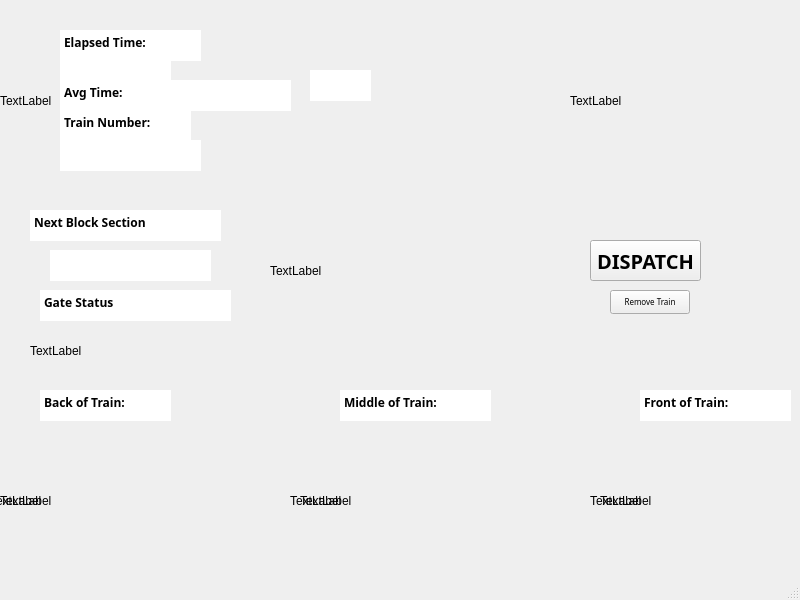
<?xml version="1.0" encoding="UTF-8"?>
<ui version="4.0">
 <class>MainWindow</class>
 <widget class="QMainWindow" name="MainWindow">
  <property name="geometry">
   <rect>
    <x>0</x>
    <y>0</y>
    <width>800</width>
    <height>600</height>
   </rect>
  </property>
  <property name="windowTitle">
   <string>MainWindow</string>
  </property>
  <widget class="QWidget" name="centralwidget">
   <widget class="QLabel" name="seatImage">
    <property name="geometry">
     <rect>
      <x>270</x>
      <y>160</y>
      <width>271</width>
      <height>221</height>
     </rect>
    </property>
    <property name="text">
     <string>TextLabel</string>
    </property>
   </widget>
   <widget class="QPushButton" name="pushButton">
    <property name="geometry">
     <rect>
      <x>590</x>
      <y>240</y>
      <width>111</width>
      <height>41</height>
     </rect>
    </property>
    <property name="font">
     <font>
      <family>OCR A Extended</family>
      <pointsize>15</pointsize>
      <bold>true</bold>
     </font>
    </property>
    <property name="text">
     <string>DISPATCH</string>
    </property>
   </widget>
   <widget class="QLabel" name="info">
    <property name="geometry">
     <rect>
      <x>0</x>
      <y>0</y>
      <width>231</width>
      <height>201</height>
     </rect>
    </property>
    <property name="text">
     <string>TextLabel</string>
    </property>
   </widget>
   <widget class="QPlainTextEdit" name="timeMarker">
    <property name="geometry">
     <rect>
      <x>60</x>
      <y>30</y>
      <width>141</width>
      <height>31</height>
     </rect>
    </property>
    <property name="font">
     <font>
      <family>OCR A Extended</family>
      <bold>true</bold>
     </font>
    </property>
    <property name="frameShape">
     <enum>QFrame::NoFrame</enum>
    </property>
    <property name="frameShadow">
     <enum>QFrame::Plain</enum>
    </property>
    <property name="lineWidth">
     <number>0</number>
    </property>
    <property name="readOnly">
     <bool>true</bool>
    </property>
    <property name="plainText">
     <string>Elapsed Time:</string>
    </property>
   </widget>
   <widget class="QPlainTextEdit" name="elapsedTime">
    <property name="geometry">
     <rect>
      <x>60</x>
      <y>60</y>
      <width>111</width>
      <height>31</height>
     </rect>
    </property>
    <property name="font">
     <font>
      <family>OCR A Extended</family>
      <bold>true</bold>
     </font>
    </property>
    <property name="frameShape">
     <enum>QFrame::NoFrame</enum>
    </property>
    <property name="frameShadow">
     <enum>QFrame::Plain</enum>
    </property>
    <property name="lineWidth">
     <number>0</number>
    </property>
    <property name="readOnly">
     <bool>true</bool>
    </property>
    <property name="plainText">
     <string/>
    </property>
    <property name="centerOnScroll">
     <bool>true</bool>
    </property>
   </widget>
   <widget class="QPlainTextEdit" name="trainMarker">
    <property name="geometry">
     <rect>
      <x>60</x>
      <y>110</y>
      <width>131</width>
      <height>31</height>
     </rect>
    </property>
    <property name="font">
     <font>
      <family>OCR A Extended</family>
      <bold>true</bold>
     </font>
    </property>
    <property name="frameShape">
     <enum>QFrame::NoFrame</enum>
    </property>
    <property name="frameShadow">
     <enum>QFrame::Plain</enum>
    </property>
    <property name="lineWidth">
     <number>0</number>
    </property>
    <property name="readOnly">
     <bool>true</bool>
    </property>
    <property name="plainText">
     <string>Train Number:</string>
    </property>
   </widget>
   <widget class="QPlainTextEdit" name="trainNumber">
    <property name="geometry">
     <rect>
      <x>60</x>
      <y>140</y>
      <width>141</width>
      <height>31</height>
     </rect>
    </property>
    <property name="font">
     <font>
      <family>OCR A Extended</family>
      <bold>true</bold>
     </font>
    </property>
    <property name="frameShape">
     <enum>QFrame::NoFrame</enum>
    </property>
    <property name="frameShadow">
     <enum>QFrame::Plain</enum>
    </property>
    <property name="lineWidth">
     <number>0</number>
    </property>
    <property name="readOnly">
     <bool>true</bool>
    </property>
    <property name="plainText">
     <string/>
    </property>
   </widget>
   <widget class="QLabel" name="backInfo">
    <property name="geometry">
     <rect>
      <x>0</x>
      <y>420</y>
      <width>191</width>
      <height>161</height>
     </rect>
    </property>
    <property name="text">
     <string>TextLabel</string>
    </property>
   </widget>
   <widget class="QLabel" name="middleInfo">
    <property name="geometry">
     <rect>
      <x>300</x>
      <y>420</y>
      <width>201</width>
      <height>161</height>
     </rect>
    </property>
    <property name="text">
     <string>TextLabel</string>
    </property>
   </widget>
   <widget class="QLabel" name="frontInfo">
    <property name="geometry">
     <rect>
      <x>600</x>
      <y>420</y>
      <width>201</width>
      <height>161</height>
     </rect>
    </property>
    <property name="text">
     <string>TextLabel</string>
    </property>
   </widget>
   <widget class="QPlainTextEdit" name="backMarker">
    <property name="geometry">
     <rect>
      <x>40</x>
      <y>390</y>
      <width>131</width>
      <height>31</height>
     </rect>
    </property>
    <property name="font">
     <font>
      <family>OCR A Extended</family>
      <bold>true</bold>
     </font>
    </property>
    <property name="frameShape">
     <enum>QFrame::NoFrame</enum>
    </property>
    <property name="frameShadow">
     <enum>QFrame::Plain</enum>
    </property>
    <property name="lineWidth">
     <number>0</number>
    </property>
    <property name="readOnly">
     <bool>true</bool>
    </property>
    <property name="plainText">
     <string>Back of Train:</string>
    </property>
   </widget>
   <widget class="QPlainTextEdit" name="midMarker">
    <property name="geometry">
     <rect>
      <x>340</x>
      <y>390</y>
      <width>151</width>
      <height>31</height>
     </rect>
    </property>
    <property name="font">
     <font>
      <family>OCR A Extended</family>
      <bold>true</bold>
     </font>
    </property>
    <property name="frameShape">
     <enum>QFrame::NoFrame</enum>
    </property>
    <property name="frameShadow">
     <enum>QFrame::Plain</enum>
    </property>
    <property name="lineWidth">
     <number>0</number>
    </property>
    <property name="readOnly">
     <bool>true</bool>
    </property>
    <property name="plainText">
     <string>Middle of Train:</string>
    </property>
   </widget>
   <widget class="QPlainTextEdit" name="frontMarker">
    <property name="geometry">
     <rect>
      <x>640</x>
      <y>390</y>
      <width>151</width>
      <height>31</height>
     </rect>
    </property>
    <property name="font">
     <font>
      <family>OCR A Extended</family>
      <bold>true</bold>
     </font>
    </property>
    <property name="frameShape">
     <enum>QFrame::NoFrame</enum>
    </property>
    <property name="frameShadow">
     <enum>QFrame::Plain</enum>
    </property>
    <property name="lineWidth">
     <number>0</number>
    </property>
    <property name="readOnly">
     <bool>true</bool>
    </property>
    <property name="plainText">
     <string>Front of Train:</string>
    </property>
   </widget>
   <widget class="QLabel" name="backStatus">
    <property name="geometry">
     <rect>
      <x>-10</x>
      <y>440</y>
      <width>211</width>
      <height>121</height>
     </rect>
    </property>
    <property name="text">
     <string>TextLabel</string>
    </property>
   </widget>
   <widget class="QLabel" name="midStatus">
    <property name="geometry">
     <rect>
      <x>290</x>
      <y>440</y>
      <width>211</width>
      <height>121</height>
     </rect>
    </property>
    <property name="text">
     <string>TextLabel</string>
    </property>
   </widget>
   <widget class="QLabel" name="frontStatus">
    <property name="geometry">
     <rect>
      <x>590</x>
      <y>440</y>
      <width>211</width>
      <height>121</height>
     </rect>
    </property>
    <property name="text">
     <string>TextLabel</string>
    </property>
   </widget>
   <widget class="QPlainTextEdit" name="overTimeLabel">
    <property name="geometry">
     <rect>
      <x>310</x>
      <y>70</y>
      <width>61</width>
      <height>31</height>
     </rect>
    </property>
    <property name="font">
     <font>
      <family>OCR A Extended</family>
      <bold>true</bold>
     </font>
    </property>
    <property name="frameShape">
     <enum>QFrame::NoFrame</enum>
    </property>
    <property name="frameShadow">
     <enum>QFrame::Plain</enum>
    </property>
    <property name="lineWidth">
     <number>0</number>
    </property>
    <property name="readOnly">
     <bool>true</bool>
    </property>
    <property name="plainText">
     <string/>
    </property>
   </widget>
   <widget class="QLabel" name="logo">
    <property name="geometry">
     <rect>
      <x>570</x>
      <y>0</y>
      <width>231</width>
      <height>201</height>
     </rect>
    </property>
    <property name="text">
     <string>TextLabel</string>
    </property>
   </widget>
   <widget class="QPushButton" name="rmvTrainButton">
    <property name="geometry">
     <rect>
      <x>610</x>
      <y>290</y>
      <width>80</width>
      <height>24</height>
     </rect>
    </property>
    <property name="font">
     <font>
      <family>OCR A Extended</family>
      <pointsize>6</pointsize>
     </font>
    </property>
    <property name="text">
     <string>Remove Train</string>
    </property>
   </widget>
   <widget class="QPlainTextEdit" name="timeMarker_2">
    <property name="geometry">
     <rect>
      <x>60</x>
      <y>80</y>
      <width>141</width>
      <height>31</height>
     </rect>
    </property>
    <property name="font">
     <font>
      <family>OCR A Extended</family>
      <bold>true</bold>
     </font>
    </property>
    <property name="frameShape">
     <enum>QFrame::NoFrame</enum>
    </property>
    <property name="frameShadow">
     <enum>QFrame::Plain</enum>
    </property>
    <property name="lineWidth">
     <number>0</number>
    </property>
    <property name="readOnly">
     <bool>true</bool>
    </property>
    <property name="plainText">
     <string>Avg Time:</string>
    </property>
   </widget>
   <widget class="QPlainTextEdit" name="averageTime">
    <property name="geometry">
     <rect>
      <x>150</x>
      <y>80</y>
      <width>141</width>
      <height>31</height>
     </rect>
    </property>
    <property name="font">
     <font>
      <family>OCR A Extended</family>
      <bold>true</bold>
     </font>
    </property>
    <property name="frameShape">
     <enum>QFrame::NoFrame</enum>
    </property>
    <property name="frameShadow">
     <enum>QFrame::Plain</enum>
    </property>
    <property name="lineWidth">
     <number>0</number>
    </property>
    <property name="readOnly">
     <bool>true</bool>
    </property>
    <property name="plainText">
     <string/>
    </property>
   </widget>
   <widget class="QPlainTextEdit" name="nextBlockStatus">
    <property name="geometry">
     <rect>
      <x>30</x>
      <y>210</y>
      <width>191</width>
      <height>31</height>
     </rect>
    </property>
    <property name="font">
     <font>
      <family>OCR A Extended</family>
      <bold>true</bold>
     </font>
    </property>
    <property name="layoutDirection">
     <enum>Qt::LeftToRight</enum>
    </property>
    <property name="frameShape">
     <enum>QFrame::NoFrame</enum>
    </property>
    <property name="frameShadow">
     <enum>QFrame::Plain</enum>
    </property>
    <property name="lineWidth">
     <number>0</number>
    </property>
    <property name="readOnly">
     <bool>true</bool>
    </property>
    <property name="plainText">
     <string>Next Block Section</string>
    </property>
   </widget>
   <widget class="QPlainTextEdit" name="nextBlockReady">
    <property name="geometry">
     <rect>
      <x>50</x>
      <y>250</y>
      <width>161</width>
      <height>31</height>
     </rect>
    </property>
    <property name="font">
     <font>
      <family>OCR A Extended</family>
      <bold>true</bold>
     </font>
    </property>
    <property name="frameShape">
     <enum>QFrame::NoFrame</enum>
    </property>
    <property name="frameShadow">
     <enum>QFrame::Plain</enum>
    </property>
    <property name="lineWidth">
     <number>0</number>
    </property>
    <property name="readOnly">
     <bool>true</bool>
    </property>
    <property name="plainText">
     <string/>
    </property>
   </widget>
   <widget class="QPlainTextEdit" name="gateStatus">
    <property name="geometry">
     <rect>
      <x>40</x>
      <y>290</y>
      <width>191</width>
      <height>31</height>
     </rect>
    </property>
    <property name="font">
     <font>
      <family>OCR A Extended</family>
      <bold>true</bold>
     </font>
    </property>
    <property name="layoutDirection">
     <enum>Qt::LeftToRight</enum>
    </property>
    <property name="frameShape">
     <enum>QFrame::NoFrame</enum>
    </property>
    <property name="frameShadow">
     <enum>QFrame::Plain</enum>
    </property>
    <property name="lineWidth">
     <number>0</number>
    </property>
    <property name="readOnly">
     <bool>true</bool>
    </property>
    <property name="plainText">
     <string>Gate Status</string>
    </property>
   </widget>
   <widget class="QLabel" name="gateImage">
    <property name="geometry">
     <rect>
      <x>30</x>
      <y>310</y>
      <width>111</width>
      <height>81</height>
     </rect>
    </property>
    <property name="text">
     <string>TextLabel</string>
    </property>
   </widget>
  </widget>
  <widget class="QMenuBar" name="menubar">
   <property name="geometry">
    <rect>
     <x>0</x>
     <y>0</y>
     <width>800</width>
     <height>21</height>
    </rect>
   </property>
  </widget>
  <widget class="QStatusBar" name="statusbar"/>
 </widget>
 <resources/>
 <connections/>
</ui>
